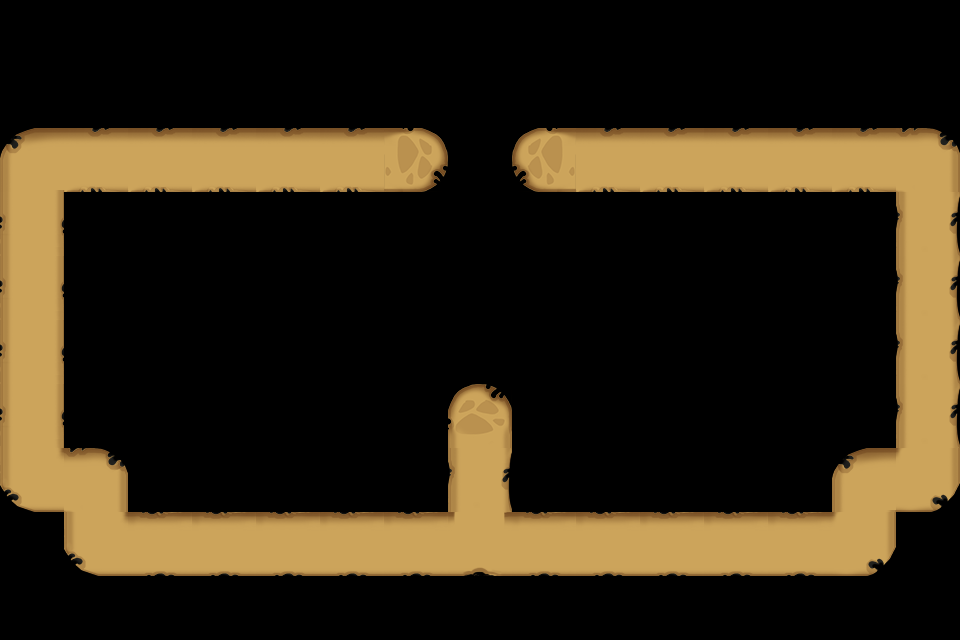

Rendered tile map (Tiled .tmx) drawn with the repository's tilesets; below, a short description and the map source with its tile grids summarised:
An orthogonal 15x10 tile map with 64x64 px tiles, 1 tile layer (Road_Forrest) and 71 objects.

<map version="1.0" orientation="orthogonal" width="15" height="10" tilewidth="64" tileheight="64">
 <tileset firstgid="1" name="Road_Forrest" tilewidth="64" tileheight="64">
  <image source="Road_Forrest.png" width="320" height="256" />
 </tileset>
 <layer name="Road_Forrest" width="15" height="10">
  <data>[150 cells, 41 non-empty, 12 distinct tile ids]</data>
 </layer>
 <objectgroup color="#81aa96" name="path" width="15" height="10">
  <object x="407" y="153" />
  <object x="41" y="149" />
  <object x="39" y="477" />
  <object x="89" y="483" />
  <object x="87" y="533" />
  <object x="485" y="541" />
  <object x="485" y="409" />
 </objectgroup>
 <objectgroup name="path" width="15" height="10">
  <object x="544" y="160" />
  <object x="925" y="173" />
  <object x="921" y="471" />
  <object x="873" y="483" />
  <object x="871" y="551" />
  <object x="479" y="547" />
  <object x="480" y="412" />
 </objectgroup>
 <objectgroup color="#0a0a0b" name="blocked" width="15" height="10" />
 <objectgroup color="#55ff00" name="item" width="15" height="10">
  <properties>
   <property name="id" value="20002" />
   <property name="sizeH" value="1" />
   <property name="sizeW" value="1" />
  </properties>
  <object x="409" y="221" />
  <object x="659" y="350" />
  <object x="421" y="286" />
 </objectgroup>
 <objectgroup color="#55ff00" name="item" width="15" height="10">
  <properties>
   <property name="id" value="20003" />
   <property name="sizeH" value="1" />
   <property name="sizeW" value="1" />
  </properties>
  <object x="297" y="100" />
  <object x="231" y="292" />
  <object x="729" y="346" />
  <object x="547" y="426" />
  <object x="671" y="98" />
 </objectgroup>
 <objectgroup color="#55ff00" name="item" width="15" height="10">
  <properties>
   <property name="id" value="20004" />
   <property name="sizeH" value="1" />
   <property name="sizeW" value="1" />
  </properties>
  <object x="419" y="477" />
  <object x="481" y="221" />
  </objectgroup>
 <objectgroup color="#00ff00" name="item" width="15" height="10">
  <properties>
   <property name="id" value="20005" />
   <property name="sizeH" value="1" />
   <property name="sizeW" value="1" />
  </properties>
  <!-- 3 objects omitted --></objectgroup>
 <objectgroup color="#005500" name="item" width="15" height="10">
  <properties>
   <property name="id" value="20001" />
   <property name="sizeH" value="2" />
   <property name="sizeW" value="1" />
  </properties>
  <!-- 2 objects omitted --></objectgroup>
 <objectgroup color="#00ffaa" name="item" width="15" height="10">
  <properties>
   <property name="id" value="20006" />
   <property name="sizeH" value="1" />
   <property name="sizeW" value="2" />
  </properties>
  <!-- 6 objects omitted --></objectgroup>
 <objectgroup color="#aaffff" name="item" width="15" height="10">
  <properties>
   <property name="id" value="20009" />
   <property name="sizeH" value="2" />
   <property name="sizeW" value="2" />
  </properties>
  <!-- 2 objects omitted --></objectgroup>
 <objectgroup color="#ffaa00" name="item" width="15" height="10">
  <properties>
   <property name="id" value="20010" />
   <property name="sizeH" value="2" />
   <property name="sizeW" value="2" />
  </properties>
  <!-- 2 objects omitted --></objectgroup>
 <objectgroup color="#00aa7f" name="item" width="15" height="10">
  <properties>
   <property name="id" value="90005" />
   <property name="sizeH" value="2" />
   <property name="sizeW" value="2" />
  </properties>
 </objectgroup>
 <objectgroup color="#04ecd9" name="item" width="15" height="10">
  <properties>
   <property name="id" value="90007" />
   <property name="sizeH" value="2" />
   <property name="sizeW" value="2" />
  </properties>
 </objectgroup>
 <objectgroup color="#000000" name="tower" width="15" height="10">
  <properties>
   <property name="id" value="41001" />
   <property name="sizeH" value="2" />
   <property name="sizeW" value="2" />
  </properties>
  <!-- 2 objects omitted --></objectgroup>
 <objectgroup color="#000000" name="tower" width="15" height="10">
  <properties>
   <property name="id" value="41002" />
   <property name="sizeH" value="2" />
   <property name="sizeW" value="2" />
  </properties>
 </objectgroup>
 <objectgroup color="#000000" name="tower" width="15" height="10">
  <properties>
   <property name="id" value="41003" />
   <property name="sizeH" value="2" />
   <property name="sizeW" value="2" />
  </properties>
 </objectgroup>
 <objectgroup color="#000000" name="teemo" width="15" height="10">
  <properties>
   <property name="id" value="1" />
   <property name="sizeH" value="2" />
   <property name="sizeW" value="2" />
  </properties>
  <!-- 1 objects omitted --></objectgroup>
 <objectgroup color="#000000" name="random" width="15" height="10">
  <properties>
   <property name="sizeH" value="2" />
   <property name="sizeW" value="2" />
  </properties>
  <!-- 1 objects omitted --></objectgroup>
 <objectgroup color="#ff0000" name="item" width="15" height="10">
  <properties>
   <property name="id" value="90001" />
   <property name="sizeH" value="1" />
   <property name="sizeW" value="1" />
  </properties>
  <!-- 1 objects omitted --></objectgroup>
 <objectgroup color="#00b5ec" name="item" width="15" height="10">
  <properties>
   <property name="id" value="90002" />
   <property name="sizeH" value="1" />
   <property name="sizeW" value="1" />
  </properties>
 </objectgroup>
 <objectgroup color="#ffff00" name="item" width="15" height="10">
  <properties>
   <property name="id" value="90003" />
   <property name="sizeH" value="1" />
   <property name="sizeW" value="1" />
  </properties>
 </objectgroup>
 <objectgroup color="#ff5500" name="item" width="15" height="10">
  <properties>
   <property name="id" value="90004" />
   <property name="sizeH" value="1" />
   <property name="sizeW" value="1" />
  </properties>
 </objectgroup>
 <objectgroup color="#5500ff" name="item" width="15" height="10">
  <properties>
   <property name="id" value="20008" />
   <property name="sizeH" value="1" />
   <property name="sizeW" value="1" />
  </properties>
  <!-- 2 objects omitted --></objectgroup>
 <objectgroup color="#ffff00" name="item" width="15" height="10">
  <properties>
   <property name="id" value="90006" />
   <property name="sizeH" value="1" />
   <property name="sizeW" value="1" />
  </properties>
  <!-- 3 objects omitted --></objectgroup>
 <objectgroup color="#ff007f" name="bomb" width="15" height="10">
  <properties>
   <property name="damage" value="10000" />
   <property name="id" value="90008" />
   <property name="range" value="128" />
   <property name="sizeH" value="1" />
   <property name="sizeW" value="1" />
  </properties>
 </objectgroup>
 <objectgroup color="#ff007f" name="bomb" width="15" height="10">
  <properties>
   <property name="damage" value="10000" />
   <property name="id" value="90009" />
   <property name="range" value="128" />
   <property name="sizeH" value="1" />
   <property name="sizeW" value="1" />
  </properties>
 </objectgroup>
 <objectgroup color="#ff007f" name="bomb" width="15" height="10">
  <properties>
   <property name="damage" value="10000" />
   <property name="id" value="90010" />
   <property name="range" value="192" />
   <property name="sizeH" value="1" />
   <property name="sizeW" value="1" />
  </properties>
 </objectgroup>
 <objectgroup color="#ff007f" name="hero" width="15" height="10">
  <properties>
   <property name="id" value="40071" />
  </properties>
  <!-- 8 objects omitted --></objectgroup>
 <objectgroup color="#ff007f" name="hero" width="15" height="10">
  <properties>
   <property name="id" value="40021" />
  </properties>
  <!-- 3 objects omitted --></objectgroup>
 <objectgroup color="#55ffff" name="hero" width="15" height="10">
  <properties>
   <property name="id" value="40081" />
  </properties>
  <!-- 2 objects omitted --></objectgroup>
</map>
<!-- 47 of 71 objects omitted -->
